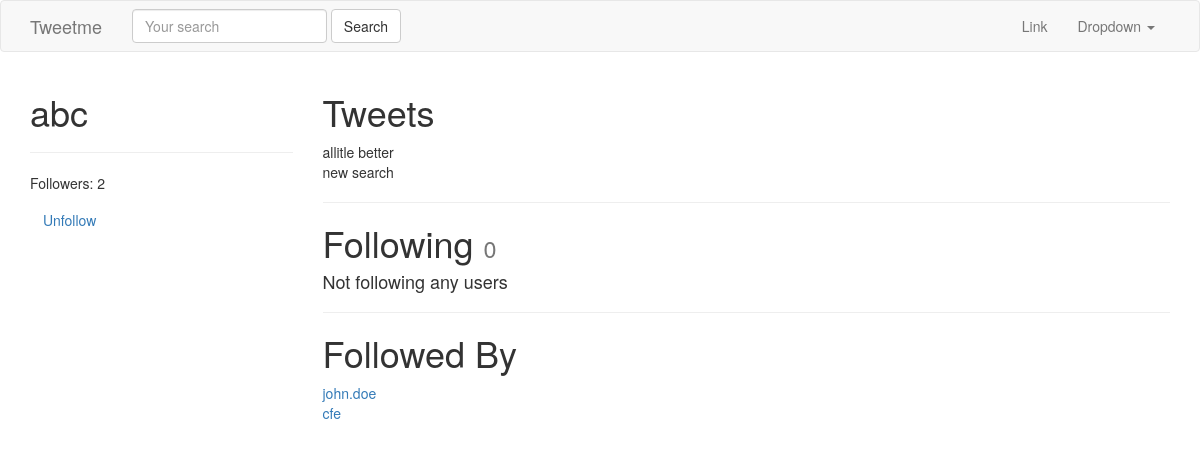
The app's page /abc/ (signed in), older data.
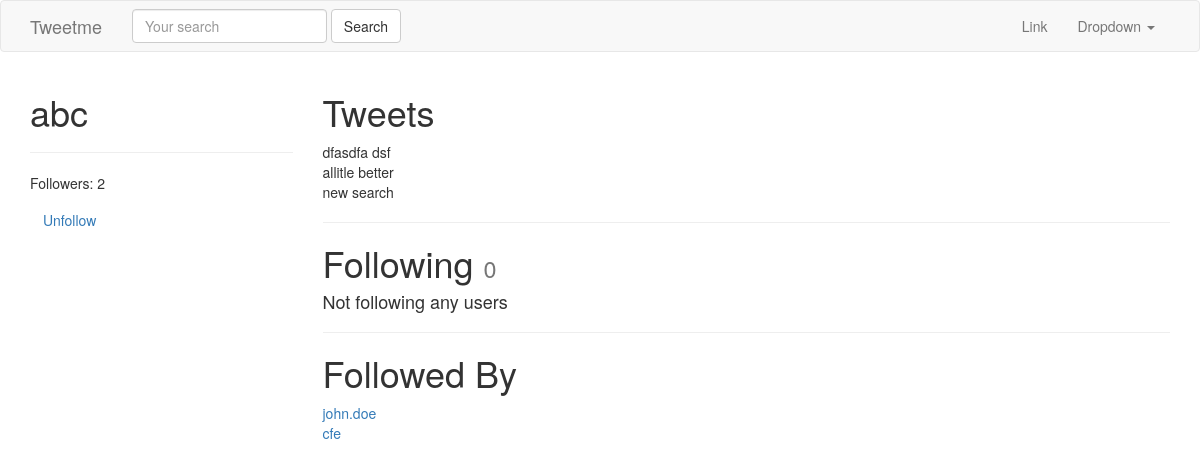
The same page, newer data.
### tweets/models.py (models this page shows, shortened)
class Tweet(models.Model):
    user        = models.ForeignKey(settings.AUTH_USER_MODEL)
    content     = models.CharField(max_length=140, validators=[validate_content])
    updated     = models.DateTimeField(auto_now=True)
    timestamp   = models.DateTimeField(auto_now_add=True)
    def __str__(self):
        return str(self.content)
    class Meta:
        ordering = ['-timestamp']

### accounts/models.py (models this page shows, shortened)
class UserProfile(models.Model):
    user        = models.OneToOneField(settings.AUTH_USER_MODEL, related_name='profile') # user.profile
    following   = models.ManyToManyField(settings.AUTH_USER_MODEL, blank=True, related_name='followed_by')
    objects = UserProfileManager() # UserProfile.objects.all()
    def get_following(self):
        users  = self.following.all() # User.objects.all().exclude(username=self.user.username)
        return users.exclude(username=self.user.username)
    def get_follow_url(self):
        return reverse_lazy("profiles:follow", kwargs={"username":self.user.username})

### accounts/views.py (the view)
# urls.py: url(r'^(?P<username>[\w.@+-]+)/$', UserDetailView.as_view(), name='detail'), # /tweet/1/
class UserDetailView(DetailView):
    template_name = 'accounts/user_detail.html'
    queryset = User.objects.all()
    def get_object(self):
        return get_object_or_404(
                    User,
                    username__iexact=self.kwargs.get("username")
                    )
    def get_context_data(self, *args, **kwargs):
        context = super(UserDetailView, self).get_context_data(*args, **kwargs)
        following = UserProfile.objects.is_following(self.request.user, self.get_object())
        context['following'] = following
        return context

### accounts/models.py (called while the page is built)
    def all(self):
        qs = self.get_queryset().all()
        try:
            if self.instance:
                qs = qs.exclude(user=self.instance)
        except:
            pass
        return qs

    def is_following(self, user, followed_by_user):
        user_profile, created = UserProfile.objects.get_or_create(user=user)
        if created:
            return False
        if followed_by_user in user_profile.following.all():
            return True
        return False

### accounts/templates/accounts/user_detail.html
{% extends "base.html" %}
{% block content %}
<div class='row'>
    <div class='col-sm-3 col-xs-12'>
        <h1>{{ object.username }} </h1>
        <hr/>
        <p>Followers: {{ object.followed_by.all.count }}</p>
        <p>
            <a class='btn btn-link' href='{{ object.profile.get_follow_url }}'>
                    {% if following %}Unfollow{% else %}Follow{% endif %}
                </a>
        </p>
    </div>
    <div class='col-sm-9 col-xs-12'>
         <h1>Tweets</h1>
         {% for tweet in object.tweet_set.all %}
         {{ tweet }}<br/>
         {% endfor %}
         <hr/>
          <h1>Following <small>{{ object.profile.get_following.count }}</small></h1>
             {% for user in object.profile.get_following %}
             <a href='/{{ user.username }}'>{{ user.username }}</a><br/>
             {% empty %}
             <h4>Not following any users</h4>
             {% endfor %}
          <hr/>
          <h1>Followed By</h1>
             {% for profile in object.followed_by.all %}
             <a href='/{{ profile.user.username }}'>{{ profile.user.username }}</a><br/>
             {% empty %}
             <h4>Not followed by any users</h4>
             {% endfor %}
     </div>
</div>
{% endblock content %}

Row changes from the older to the newer data that the page shows:
added Tweet: content "dfasdfa dsf"
